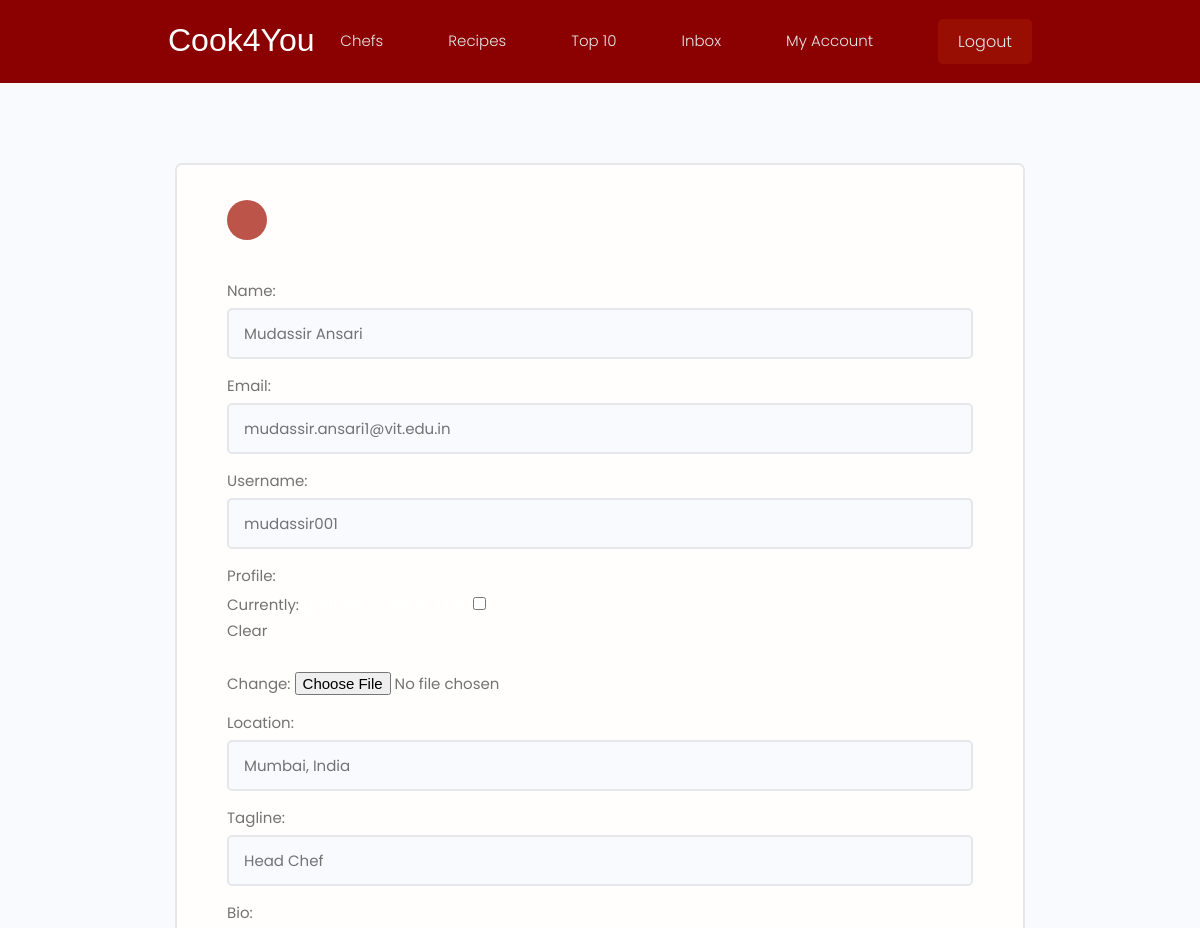
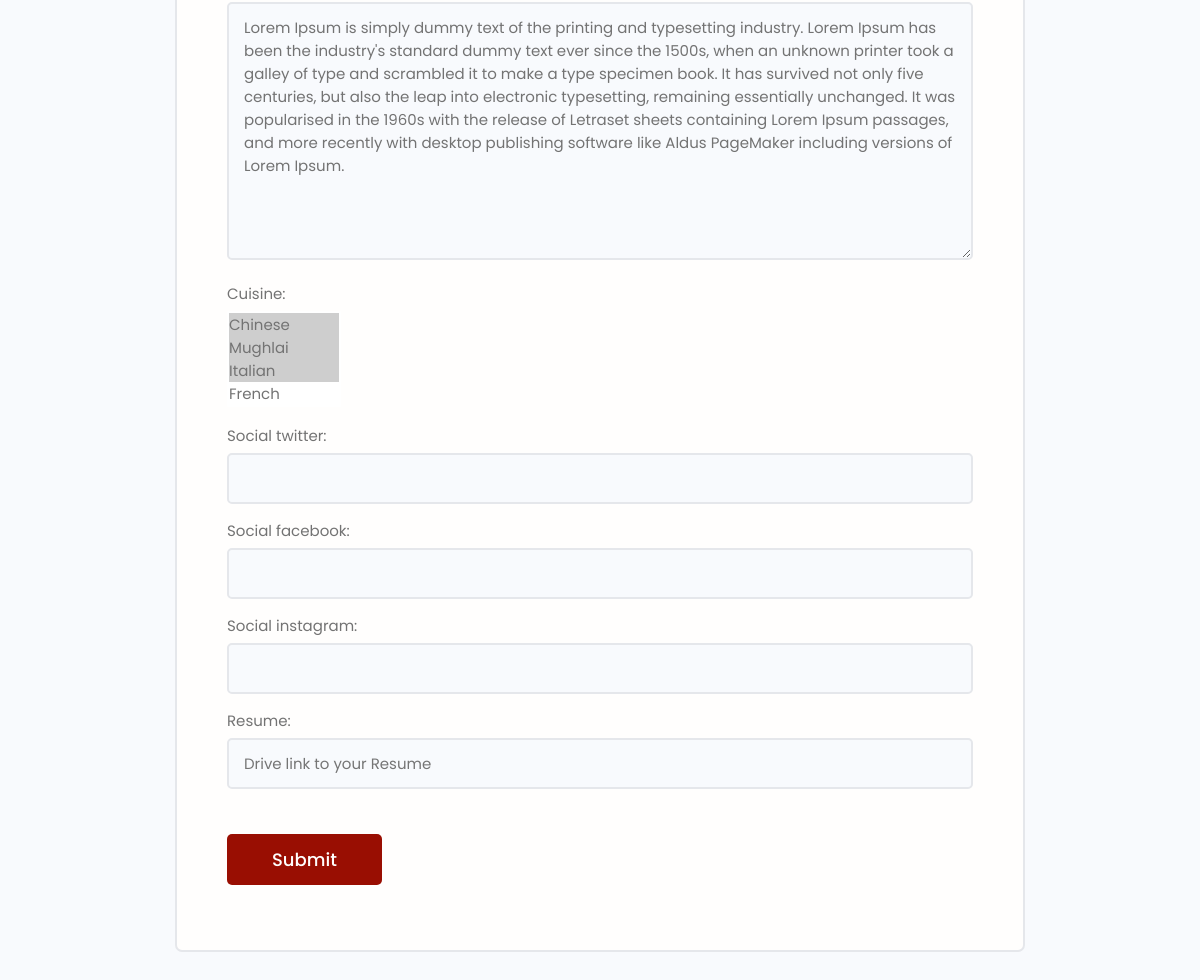
Page /edit-account/ (signed in) on the committed database (2 pictures, top to bottom).
### users/models.py (models this page shows, shortened)
class Profile(models.Model):
    user = models.OneToOneField(User, on_delete=models.CASCADE, null=True, blank=True)
    name = models.CharField(max_length=200, null=True, blank=True)
    email = models.EmailField(max_length=200, null=True, blank=True)
    username = models.CharField(max_length=200, null=True, blank=True)
    profile = models.ImageField(null=True, blank=True, upload_to='profiles', default='profiles/default.png')
    location = models.CharField(max_length=200, null=True, blank=True)
    tagline = models.CharField(max_length=400,null=True, blank=True)
    bio = models.TextField(null=True, blank=True)
    cuisine = models.ManyToManyField('Cuisine', blank=True)
    social_twitter = models.CharField(max_length=200, null=True, blank=True)
    social_facebook = models.CharField(max_length=200, null=True, blank=True)
    social_instagram = models.CharField(max_length=200, null=True, blank=True)
    resume = models.CharField(max_length=500, null=True, blank=True)
    created = models.DateTimeField(auto_now_add=True)
    id = models.UUIDField(default=uuid.uuid4, primary_key=True, unique=True, editable=False)
    class Meta:
        ordering = ['-id']

### users/views.py (the view)
# urls.py: path('edit-account/', views.editAccount, name="edit-account"),
@login_required(login_url='login')
def editAccount(request):
    profile = request.user.profile
    form = ProfileForm(instance=profile)
    if request.method == 'POST':
        form = ProfileForm(request.POST, request.FILES, instance=profile)
        if form.is_valid():
            form.save()
            return redirect('user-account')
    context = {"form": form}
    return render(request, 'users/profile_form.html', context)

### users/forms.py
class ProfileForm(ModelForm):
    class Meta:
        model = Profile
        exclude = ['user']
    def __init__(self, *args, **kwargs):
        super(ProfileForm, self).__init__(*args, **kwargs)
        self.fields['resume'].widget.attrs['placeholder'] = 'Drive link to your Resume'
        for name, field in self.fields.items():
            field.widget.attrs.update({'class': 'input'})

### users/models.py (called while the page is built)
    def __str__(self):
        return self.name

### users/templates/users/profile_form.html (shortened to what this page needs)
{% extends 'main.html' %}
{% block content %}
    <main class="formPage my-xl">
        <div class="content-box">
            <div class="formWrapper">
                <a class="backButton" href="{% url 'user-account' %}"></a>
                <br>
                <form class="form" method="POST" enctype="multipart/form-data">
                    {% for field in form %}
                    <div class="form__field">
                        <label for="formInput#text">{{field.label}}: </label>
                        {{field}}
                    </div>
                    {% endfor %}
                    <input class="btn btn--sub btn--lg  my-md" type="submit" value="Submit" />
                </form>
            </div>
        </div>
    </main>
{% endblock %}

### static/styles/app.css (style rules this page uses)
:root { --color-sub:darkred; }
.btn--sub { background-color: var(--color-sub-light); }
.content-box { width: 95%; max-width: 85rem; margin: 0 auto; }
.backButton { background: var(--color-main-light); color: var(--color-main); width: 4rem; height: 4rem; display: flex; align-items: center; justify-content: center; border-radius: 50%; }
.formPage .formWrapper { list-style: none; background: var(--color-white); padding: 3.5rem 5rem; border: 2px solid var(--color-light); border-radius: 0.7rem; }

### static/uikit/styles/modules/_variables.css (style rules this page uses)
:root { --color-main: white; --color-main-light: #bc5449; --color-sub: #990e02 ; --color-sub-light: #990e02; --color-sub-lighter: #d0312d; --color-text: #737373; --color-gray: #8b8b8b; --color-light: #e5e7eb; --color-light-gray: #767676; --color-bg: #f8fafd; --color-white: #fffefd; --color-white-light: #f3f3f3; --color-success: #359e64; --color-success-bg: #def8e8; --color-error: #fc4b0b; --color-error-bg: #fff2ee; --font-base: 'Poppins', arial, helvetica, 'Segoe UI', roboto, ubuntu, sans-serif; --font-monospace: 'Fira Code', 'Courier New', courier, monospace; --font-regular: 300; --font-medium: 500; --font-bold: 700; --generic-shadow: 1px 1px 5px #00000010; --generic-transition: all 0.3s ease-in-out; }

### static/uikit/styles/modules/_base.css (style rules this page uses)
* { margin: 0; padding: 0; box-sizing: border-box; text-rendering: optimizeLegibility; color: inherit; font-size: inherit; }
html { font-size: 50%; }
@media only screen and (min-width: 480px) { html { font-size: 56.25%; } }
@media only screen and (min-width: 1200px) { html { font-size: 62.5%; } }
body { line-height: 1.6; font-weight: 400; font-size: 1.5rem; color: var(--color-text); background-color: var(--color-bg); min-height: 100vh; }

### static/uikit/styles/modules/_typography.css (style rules this page uses)
* { font-family: var(--font-base); }
a { padding-bottom: 2px; text-decoration: none; display: inline-block; color: var(--color-main); font-weight: var(--font-medium); }

### static/uikit/styles/modules/_utilities.css (style rules this page uses)
.my-md { margin: 3rem auto; }
.my-xl { margin: 8rem auto; }

### static/uikit/styles/modules/_button.css (style rules this page uses)
.btn { display: inline-block; position: relative; cursor: pointer; background-color: var(--color-light); font-weight: var(--font-medium); color: var(--color-sub); text-decoration: none; padding: 1rem 2rem; border-radius: 0.5rem; border: none; width: -webkit-fit-content; width: -moz-fit-content; width: fit-content; height: -webkit-fit-content; height: -moz-fit-content; height: fit-content; font-size: 1.6rem; outline-width: 0; outline-color: transparent; -webkit-backface-visibility: hidden; backface-visibility: hidden; transition: all 0.3s ease-in-out; }
.btn--sub { background-color: var(--color-sub); color: var(--color-white); }
.btn--lg { font-size: 1.8rem; padding: 1.2rem 4.5rem; }

### static/uikit/styles/modules/_form.css (style rules this page uses)
.form { display: block; }
.form__field { margin-top: 1.5rem; margin-bottom: 1.5rem; }
.form__label, .form__field > label { display: block; margin-bottom: 0.5rem; color: var(--color-text); }
input.input[type='text'], input.input[type='email'], input.input[type='password'], input.input[type='number'], textarea.input { min-width: 24rem; width: 100%; padding: 1.2rem 1.5rem; border-radius: 0.5rem; border: 2px solid var(--color-light); transition: all 0.3s ease-in-out; background-color: var(--color-bg); }
input.input[type='text']:focus, input.input[type='email']:focus, input.input[type='password']:focus, input.input[type='number']:focus, input.input[type='text']:active, input.input[type='email']:active, input.input[type='password']:active, input.input[type='number']:active, select.input, textarea.input:focus, textarea.input:active { outline: none; border: 2px solid var(--color-main); }

### rows in the picture
Profile: form "Mudassir Ansari" "mudassir.ansari1@vit.edu.in" "mudassir001" "Mumbai, India" "Head Chef" "Lorem Ipsum is simply dummy text of the printing and typesetting industry. Lorem Ipsum has been the industry's standard dummy text ever since the 1500s, when an unknown printer took a galley of type and scrambled it to make a type specimen book. It has survived not only five centuries, but also the leap into electronic typesetting, remaining essentially unchanged. It was popularised in the 1960s with the release of Letraset sheets containing Lorem Ipsum passages, and more recently with desktop publishing software like Aldus PageMaker including versions of Lorem Ipsum."

### other values in the picture
{{ field.label }} "Name" "Email" "Username" "Profile" "Location" "Tagline" "Bio" "Cuisine" "Social twitter" "Social facebook" "Social instagram" "Resume"
